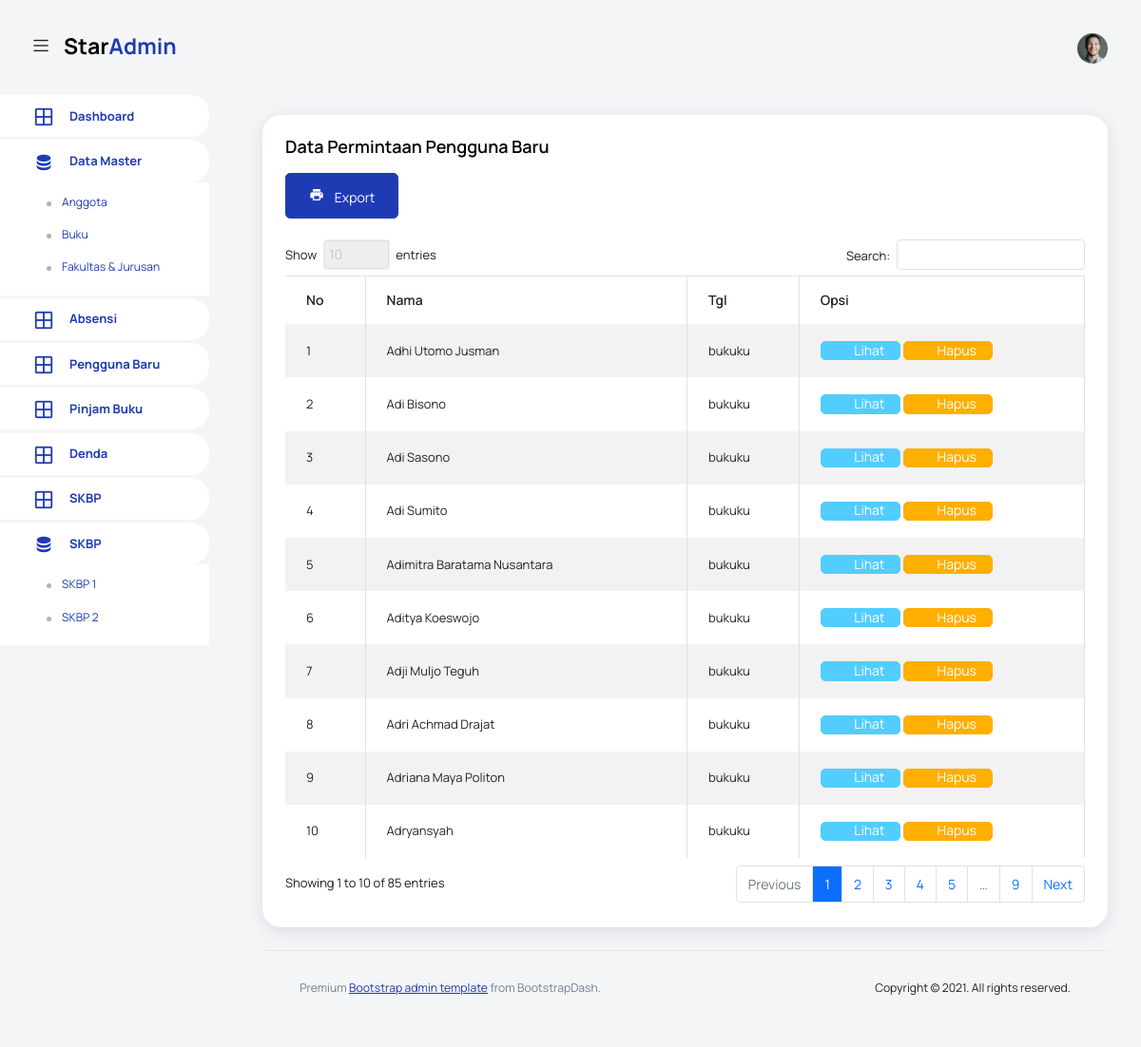
The app's page /pages/pengguna_baru/index.php with its own data.
### tables this page shows
CREATE TABLE `anggota` (
  `id` int(11) NOT NULL,
  `req_perpus` varchar(40) NOT NULL,
  `nama` varchar(40) NOT NULL,
  `STB` varchar(25) NOT NULL,
  `fklts` varchar(25) DEFAULT NULL,
  `jrsn` varchar(25) DEFAULT NULL,
  `almt` varchar(255) NOT NULL,
  `email` varchar(255) NOT NULL,
  `username` varchar(50) NOT NULL,
  `password` varchar(40) NOT NULL,
  `level` varchar(4) NOT NULL,
  `status` int(11) NOT NULL,
  `img` varchar(40) DEFAULT NULL,
  `created` timestamp NOT NULL DEFAULT current_timestamp() ON UPDATE current_timestamp()
);

### config/function-anggota.php (the view, shortened to what this page needs)
<?php
function list_anggota_baru()
{
    include 'koneksi.php';
    $sql = "SELECT * FROM `anggota` WHERE `status` = 0 ORDER BY `anggota`.`status` ASC;";
    $result = $conn->query($sql);
    $i = 0;
    while ($row = $result->fetch_assoc()) {
        $i++;
            echo "<tr>
                    <td>". $i."</td>
                    <td>" . $row["nama"] . "</td>
                    <td>bukuku</td>
                    <td>
                      <a href='javascript:void(0)' onClick='viewAnggota" . $row["id"] . "()' class='btn btn-info btn-icon-text'>
                        <i class='ti-eye btn-icon-prepend'></i>
                        Lihat
                      </a>
                <div class='modal fade' id='modalView" . $row["id"] . "' tabindex='-1' role='dialog' aria-labelledby='modalViewLabel' aria-hidden='true'>
                                            <td>" . $row["req_perpus"] . "</td>
                                            <td>" . $row["nama"] . "</td>
                                            <td>" . $row["STB"] . "</td>
                                            <td>" . $row["fklts"] . " \ " . $row["jrsn"] . "</td>
                                            <td>" . $row["almt"] . "</td>
                                    <a href=index.php?aktif=" . $row['id'] . " type='submit' class='btn btn-primary btn-icon-text terima_anggota'><i class='ti-check btn-icon-prepend'></i>Terima</a>
                                    <a href=index.php?tolak=" . $row['id'] . " type='submit' class='btn btn-danger btn-icon-text tolak_anggota'><i class='ti-close btn-icon-prepend'></i>Tolak</a>
                </div>
                    function viewAnggota" . $row["id"] . "(){
                        $('#modalView" . $row["id"] . "').modal('show');
                <a href='index.php?hapus=" . $row['id'] . "' class='btn btn-warning btn-icon-text hapus_anggota'>
                    <i class='ti-trash btn-icon-prepend'></i>
                    Hapus
                </a>
            </td>
        </tr>";
    }
}
?>

### records on screen
anggota: nama "Adhi Utomo Jusman"
anggota: nama "Adi Bisono"
anggota: nama "Adi Sasono"
anggota: nama "Adi Sumito"
anggota: nama "Adimitra Baratama Nusantara"
anggota: nama "Aditya Koeswojo"
anggota: nama "Adji Muljo Teguh"
anggota: nama "Adri Achmad Drajat"
anggota: nama "Adriana Maya Politon"
anggota: nama "Adryansyah"
